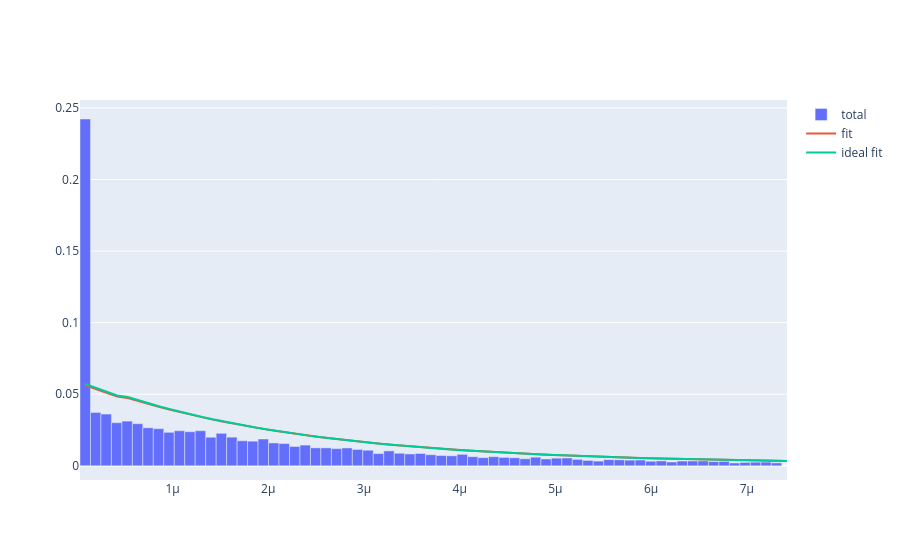

Notebook code cell kept with this figure:
### Markdown cell above
# Hol'up

### Code cell
count,edges = np.histogram(data_g , n_bins)


fig = go.Figure()
fig.add_trace(go.Bar(x=edges[:-1], y=count/len(data_g), name='total', width=np.diff(edges)))

print( *g.values)

x_fit = np.linspace(min(data_g) , max(data_g) , n_bins)
y_fit = exp_unif_pdf( x_fit , min(data_g_refact) , max(data_g_refact), *g.values)*np.diff( edges )[0]
y_ideal_fit = exp_unif_pdf(x_fit , min(data_g_refact) , max(data_g_refact), g.values["freq"], TAU_MU , 0)*np.diff(edges)[0]
fig.add_trace(go.Scatter(x=x_fit, y=y_fit, mode='lines', name='fit', line=dict(shape='linear')))
fig.add_trace(go.Scatter(x=x_fit, y=y_ideal_fit, mode='lines', name='ideal fit', line=dict(shape='linear')))
